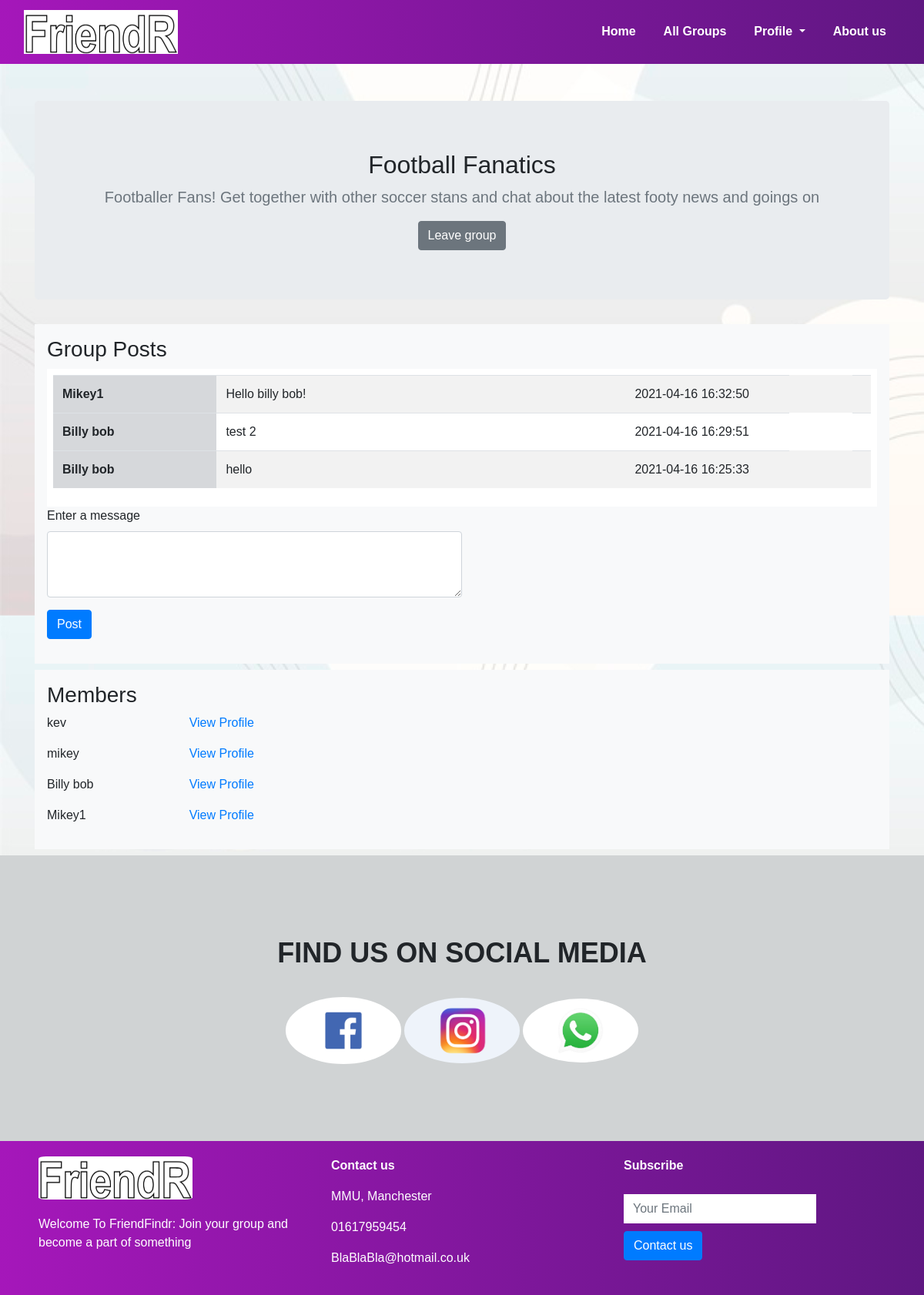
The page /group-page.php?groupid=2 (signed in) on the database its author committed.
### tables this page shows
CREATE TABLE `groups` (
  `groupid` int(11) NOT NULL,
  `name` varchar(45) NOT NULL,
  `description` varchar(255) NOT NULL
);

CREATE TABLE `posts` (
  `postid` int(11) NOT NULL,
  `userid` int(11) NOT NULL,
  `groupid` int(11) NOT NULL,
  `posted_at` datetime NOT NULL DEFAULT current_timestamp(),
  `content` varchar(255) NOT NULL
);

CREATE TABLE `users` (
  `userid` int(11) NOT NULL,
  `username` varchar(45) NOT NULL,
  `email` varchar(45) NOT NULL,
  `password` varchar(255) NOT NULL,
  `location` varchar(45) DEFAULT NULL,
  `bio` varchar(255) DEFAULT NULL,
  `created_at` datetime NOT NULL DEFAULT current_timestamp(),
  `DateOfBirth` date NOT NULL
);

### solution/Group.php (called while the page is built, shortened)
<?php
include "solution/Validator.php";
class Group
{
    private $id;
    private $name;
    private $description;
    public function __construct($id)
    {
        $this->id = $id;
        $this->loadGroup($id);
    }
    private function loadGroup($id) {
        global $mysqli;
        $sql = "SELECT name, description FROM groups WHERE groupid = ?";
        if($stmt = $mysqli->prepare($sql)) {
            $stmt->bind_param("s",$param_groupid);
            if($stmt->execute()) {
                $stmt->store_result();
                if($stmt->num_rows == 0){
                    $group_err = "Error: Group not found";
                } else {
                    $stmt->bind_result($name,$description);
                    if($stmt->fetch()) {
                        $this->name = $name;
                        $this->description = $description;
                    }
                }
            } else {
                $group_err = "Oops! Something went wrong! " . $mysqli->error;
            }
        } else {
            $group_err = "Oops! Something went wrong! " .  $mysqli->error;
        }
    }
    public function get_name() : string {
        return $this->name;
    }
    public function get_description() : string {
        return $this->description;
    }
    public function is_member($user_id){
            global $mysqli;
            $sql = "SELECT userid FROM usergroups WHERE userid = $user_id AND groupid=$this->id;";
            if($result = $mysqli->query($sql)) {
                return true;
            } else {
                return "Oops! Something went wrong! $mysqli->error";
            }
    }
    public function get_members(){
        global $mysqli;
        $members = array();
        $sql = "SELECT u.userid, u.username FROM users u, usergroups ug
            where u.userid = ug.userid AND ug.groupid = " . $this->id . ";";
        if($result = $mysqli->query($sql)) {
            while($row = $result->fetch_assoc()) {
                    $members[$row["userid"]] = $row["username"];
                }
        }
        return $members;
    }
}
?>

### group-page.php (the view, shortened to what this page needs)
<?php
include_once "config.php";
include("solution/Group.php");
$group_ID = $_GET["groupid"];
$post = "";
try {
    $group = new Group($group_ID);
} catch(Exception $e) {
    $group_err = $e->getMessage();
}
function getPosts($group_id){
    global $mysqli;
    $sql = "SELECT postid, content,userid,posted_at FROM posts WHERE groupid = $group_id ORDER BY posted_at DESC ";
    if($result = $mysqli->query($sql)) {
        while($row = $result->fetch_assoc()){
            $sql = "SELECT username FROM users WHERE userid =".$row["userid"].";";
            $_result = $mysqli->query($sql);
            $_row = $_result->fetch_assoc();
            $delete_btn = "";
            echo <<<HTML
                <tr>
                    <th style="width:20%" scope="row" class="table-secondary">{$_row["username"]}</th>
                    <td style="width:50%">{$row["content"]}</td>
                    <td style="width:20%">{$row["posted_at"]}</td>
                    <td style="width:%" class="float-right">{$delete_btn}</td>
                </tr>
                HTML;
        }
    }
}
?>
<!DOCTYPE html>
<html lang="en">
<head>
    <link rel="stylesheet" href="https://stackpath.bootstrapcdn.com/bootstrap/4.5.2/css/bootstrap.min.css">
    <link rel="stylesheet" type="text/css" href="css/wpCSS.css"">
</head>
<body>
<section id="nav-bar">
    <nav class="navbar navbar-expand-lg navbar-light">
        <div class="container-fluid">
            <a class="navbar-brand" href="#"><img src="./data/logo.png" /></a>
            <div class="collapse navbar-collapse" id="navbarNav">
                <ul class="navbar-nav ml-auto">
                    <li class="nav-item">
                        <a class="nav-link" href="welcome.php">Home</a>
                    </li>
                    <li class="nav-item">
                        <a class="nav-link" href="groups-page.php">All Groups</a>
                    </li>
                    <li class="nav-item dropdown">
                        <a class="nav-link dropdown-toggle" href="#" id="navbardrop" data-toggle="dropdown">
                            Profile
                        </a>
                    </li>
                    <li class="nav-item">
                        <a class="nav-link" href="about-us.php">About us</a>
                    </li>
                </ul>
            </div>
        </div>
    </nav>
</section>
<div class="container ">
    <section class="jumbotron text-center">
        <div class="container">
            <h2 class="jumbotron-heading"><?php echo $group->get_name() ?></h2>
            <p class="lead text-muted"><?php echo $group->get_description()?></p>
            <form method="post">
                <?php echo (!$group->is_member($_SESSION["id"])) ? '<input type="submit" name="join_group" class="btn btn-primary" value="Join group">'  :
                    '<input type="submit" name="leave_group" class="btn btn-secondary" value="Leave group">';?>
            </form>
        </div>
    </section>
    <div class="container p-3 bg-light">
        <h3>Group Posts</h3>
       <div class="container overflow-auto p-2 bg-white">
           <table class="table table-striped">
               <tbody>
                   <?php getposts($group_ID) ?>
               </tbody>
           </table>
       </div>
        <form  method="post">
            <div class="form-group">
                <label>Enter a message</label>
                <textarea style="width: 50%" name="message" class="form-control text-center" rows="3" value = "<?php echo $post;?>"
                    <?php echo ($group->is_member($_SESSION["id"])) ? "" : "placeholder='You must be a member to make a post' disabled"?>></textarea>
            </div>
            <div class="form-group">
                <input type="submit" name="post_message" class="btn btn-primary" value="Post">
            </div>
        </form>
    </div>
    <div class="container mt-2 mb-2 p-3 bg-light">
        <h3>Members</h3>
        <?php
        $members = $group->get_members();
        foreach($members as $member=>$member_value){
        echo <<<HTML
            <div class="row">
            <p class = "col-2">{$member_value}</p>
            <a href="profile-page.php?userid=$member" class="btn-default col-10" role="button">View Profile</a>
            </div>
            HTML;
        }
        ?>
    </div>
</div>
<section id="social-media">
    <div class="container text-center">
        <p>FIND US ON SOCIAL MEDIA</p>
        <div class="social-icons">
            <a href="#"> <img src="./data/fb.png" /> </a>
            <a href="#"> <img src="./data/ig.png" /> </a>
            <a href="#"> <img src="./data/ws.jpg" /> </a>
        </div>
    </div>
</section>
<section id="footer">
    <div class="container">
        <div class="row">
            <div class="col-md-4 footer-box">
                <img src="./data/logo.png" />
                <p>
                    Welcome To FriendFindr:
                    Join your group and become a part of something
                </p>
            </div>
            <div class="col-md-4 footer-box">
                <p><b> Contact us </b></p>
                <p><i class="fa fa-map-marker"></i> MMU, Manchester</p>
                <p><i class="fa fa-phone"></i>01617959454</p>
                <p><i class="fa fa-envelope"></i>BlaBlaBla@hotmail.co.uk</p>
            </div>
            <div class="col-md-4 footer-box">
                <p><b> Subscribe </b></p>
                <input type="email" class="form-control" placeholder="Your Email" />
                <button type="button" class="btn btn-primary">Contact us</button>
            </div>
        </div>
    </div>
</section>
</body>
</html>

### css/wpCss.css (style rules this page uses)
* { margin:0; padding:0; }
body { font-family: 'Raleway', sans-serif; background-image:url('./bck1.jpg'); background-repeat: repeat-y; background-size: 100% auto; }
#nav-bar { position: sticky; top:0; z-index:10; }
.navbar { background-image: linear-gradient(to right, #a517ba, #5f1782); }
.navbar-nav li { padding: 0 10px; }
.navbar-nav li a { color: #fff !important; font-weight: 600; float:right; text-align:left; }
.navbar-brand img { width:200px; }
#social-media { background:#D0D3D4; padding:100px 0; }
#social-media p { font-size: 36px; font-weight:600; margin-bottom:30px; }
.social-icons img { width:150px; transition:0.5s; border-radius:100%; border:none; }
#footer { background-image: linear-gradient(to right, #a517ba, #5f1782); color: #fff; }
.footer-box { padding:20px; }
.footer-box img { width:200px; margin-bottom:20px; border-radius:5%; }
.footer-box .form-control { box-shadow:none; border:none; border-radius:0; margin-top:25px; max-width:250px; }
.footer-box .btn-primary { margin-top:10px; }

### rows shown on the page
groups: name "Football Fanatics", description "Footballer Fans! Get together with other soccer stans and chat about the latest footy news and goings on"
posts: userid.username "Mikey1", content "Hello billy bob!", posted_at "2021-04-16 16:32:50"
posts: userid.username "Billy bob", content "test 2", posted_at "2021-04-16 16:29:51"
posts: userid.username "Billy bob", content "hello", posted_at "2021-04-16 16:25:33"

### other values the page prints
$member_value "kev"
$member_value "mikey"
$member_value "Billy bob"
$member_value "Mikey1"
